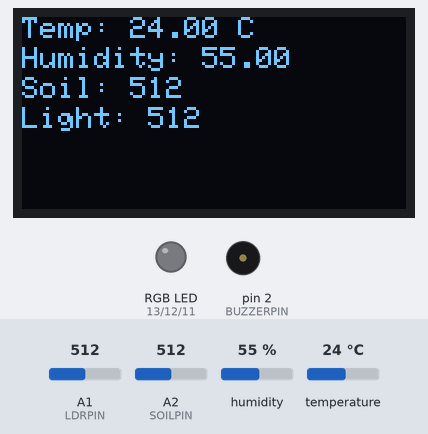
Recording of a sketch running on a simulated Arduino Uno, built with avr-gcc and run on an emulated ATmega328P. Shown: 128×64 one-colour display, an RGB LED mixed from three pins (HIGH = lit), buzzer (waves = sounding, pin HIGH). The test bench sets the inputs (shaded band); at power-on: A2 (SOILPIN) = 512, A1 (LDRPIN) = 512, humidity 55 %, temperature 24 °C.

Above: at 3.2 s.
3.3 s: A2 (SOILPIN) set to 363
At 8.1 s:
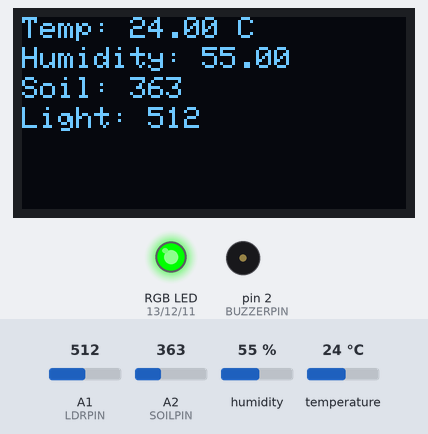
13.3 s: A2 (SOILPIN) set to 336
At 18.8 s:
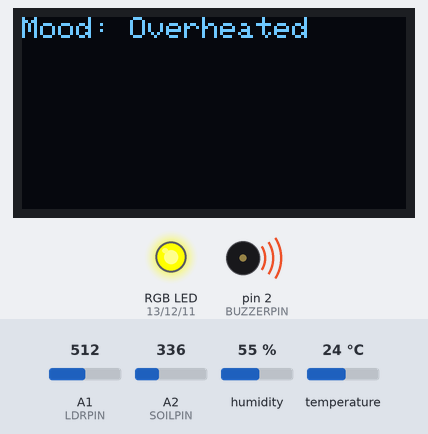
23.3 s: A1 (LDRPIN) set to 215
At 25.7 s:
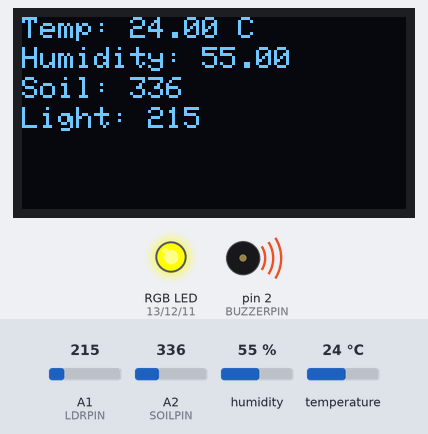
28.8 s: A1 (LDRPIN) set to 185
At 32.3 s:
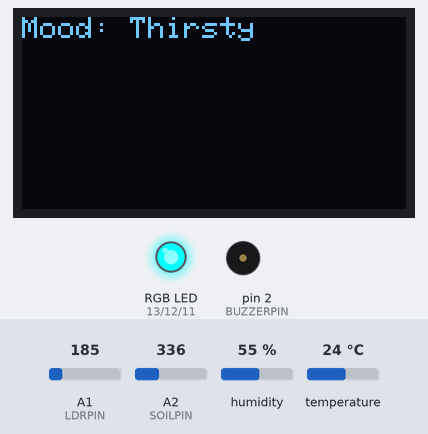
38.8 s: A2 (SOILPIN) set to 359
At 45.9 s:
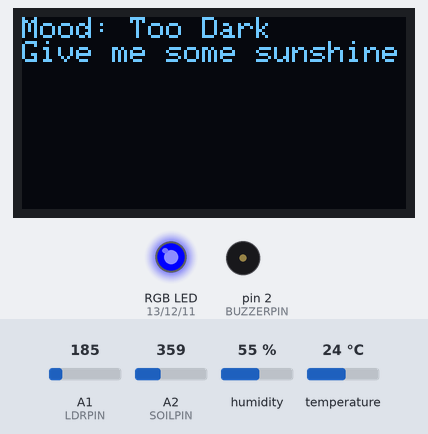
48.8 s: humidity set to 22 %
At 52.8 s:
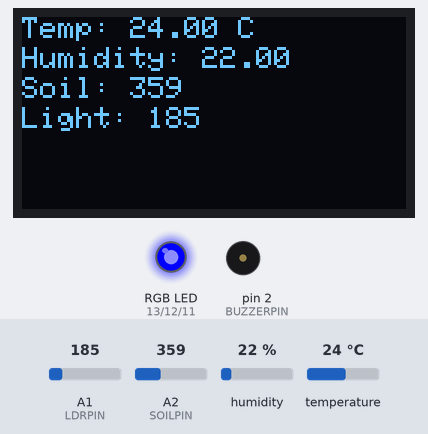
Timing chart, 0 to 54.3 s (numbered marks = the images above; inputs shaded):
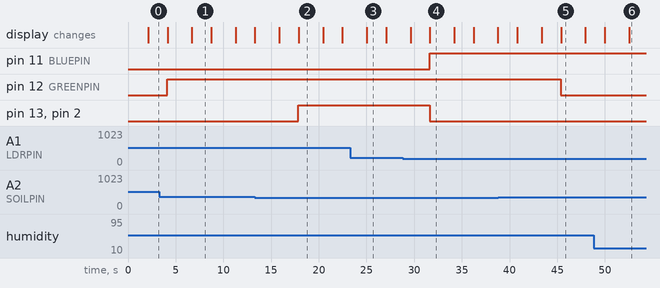

The sketch:

Arduino.ino
```cpp
#include <Adafruit_GFX.h>
#include <Adafruit_SSD1306.h>
#include <DHT.h>

#define SCREEN_WIDTH 128
#define SCREEN_HEIGHT 64
#define OLED_RESET -1
Adafruit_SSD1306 display(SCREEN_WIDTH, SCREEN_HEIGHT, &Wire, OLED_RESET);

// Pins
#define DHTPIN A0
#define DHTTYPE DHT11
#define SOILPIN A2
#define LDRPIN A1
#define REDPIN 13
#define GREENPIN 12
#define BLUEPIN 11
#define BUZZERPIN 2

DHT dht(DHTPIN, DHTTYPE);

void setup() {
  Serial.begin(9600);
  dht.begin();

  pinMode(SOILPIN, INPUT);
  pinMode(LDRPIN, INPUT);
  pinMode(REDPIN, OUTPUT);
  pinMode(GREENPIN, OUTPUT);
  pinMode(BLUEPIN, OUTPUT);
  pinMode(BUZZERPIN, OUTPUT);

  display.begin(SSD1306_SWITCHCAPVCC, 0x3C);
  display.clearDisplay();
  display.setTextSize(1);
  display.setTextColor(WHITE);

  display.setCursor(10, 10);
  display.println("Hi! Welcome to");
  display.setCursor(20, 25);
  display.println("PlantTalk :)");
  display.display();
  delay(2000);
}

void loop() {
  float temp = dht.readTemperature();
  float humidity = dht.readHumidity();
  int soil = analogRead(SOILPIN);
  int light = analogRead(LDRPIN);

  display.clearDisplay();
  display.setCursor(0, 0);
  display.print("Temp: ");
  display.print(temp);
  display.print(" C");

  display.setCursor(0, 10);
  display.print("Humidity: ");
  display.print(humidity);

  display.setCursor(0, 20);
  display.print("Soil: ");
  display.print(soil);

  display.setCursor(0, 30);
  display.print("Light: ");
  display.print(light);
  display.display();
  delay(2000);

  // Sensor input to model decision
  int mood = predictMood(temp, humidity, soil, light);
  showMood(mood);
  delay(2500);
}

// ML Decision Logic (based on your exported DecisionTree)
int predictMood(float temp, float humidity, float soil, float light) {
  if (soil <= 349.35) {
    if (light <= 199.28) {
      return 1; // Thirsty
    } else {
      return 2; // Overheated
    }
  } else {
    if (light <= 203.51) {
      return 3; // Too Dark
    } else {
      return 0; // Happy
    }
  }
}

void showMood(int mood) {
  display.clearDisplay();
  display.setCursor(0, 0);
  switch (mood) {
    case 0:
      display.println("Mood: Happy :)");
      setRGB(0, 255, 0); // Green
      digitalWrite(BUZZERPIN, LOW);
      break;
    case 1:
      display.println("Mood: Thirsty");
      setRGB(0, 255, 255); // Cyan
      digitalWrite(BUZZERPIN, LOW);
      break;
    case 2:
      display.println("Mood: Overheated");
      setRGB(255, 255, 0); // Yellow
      digitalWrite(BUZZERPIN, HIGH);
      break;
    case 3:
      display.println("Mood: Too Dark");
      display.println("Give me some sunshine");
      setRGB(0, 0, 255); // Blue
      digitalWrite(BUZZERPIN, LOW);
      break;
    case 4:
      display.println("Mood: Stressed");
      display.println(":(");
      setRGB(255, 0, 0); // Red
      digitalWrite(BUZZERPIN, HIGH);
      delay(2000);
      digitalWrite(BUZZERPIN, LOW);
      break;
    default:
      display.println("Unknown Mood");
      setRGB(0, 0, 0); // Off
      digitalWrite(BUZZERPIN, LOW);
  }
  display.display();
}

void setRGB(int r, int g, int b) {
  analogWrite(REDPIN, r);
  analogWrite(GREENPIN, g);
  analogWrite(BLUEPIN, b);
}
```

Measured:
- the behaviour switches between 350 and 349 on A2 (SOILPIN) (found by bisection; images 1 and 2)
- the behaviour switches between 200 and 199 on A1 (LDRPIN) (found by bisection; images 3 and 4)
- after the input at 3.3 s, the display: first differs from a run without the input after 3.4 s (image 1)
- after the input at 13.3 s, pin 13 (REDPIN), pin 2 (BUZZERPIN): LOW → HIGH after 4.6 s; the display: first differs from a run without the input after 2.6 s (image 2 shows a later state)
- after the input at 23.3 s, the display: changes after 1.7 s (image 3)
- after the input at 28.8 s, pin 11 (BLUEPIN): LOW → HIGH after 2.8 s; pin 13 (REDPIN), pin 2 (BUZZERPIN): HIGH → LOW after 2.8 s; the display: first changes after 0.82 s (image 4 shows a later state)
- after the input at 38.8 s, pin 12 (GREENPIN): HIGH → LOW after 6.6 s; the display: first differs from a run without the input after 4.6 s (image 5 shows a later state)
- after the input at 48.8 s, the display: first differs from a run without the input after 3.7 s (image 6)
